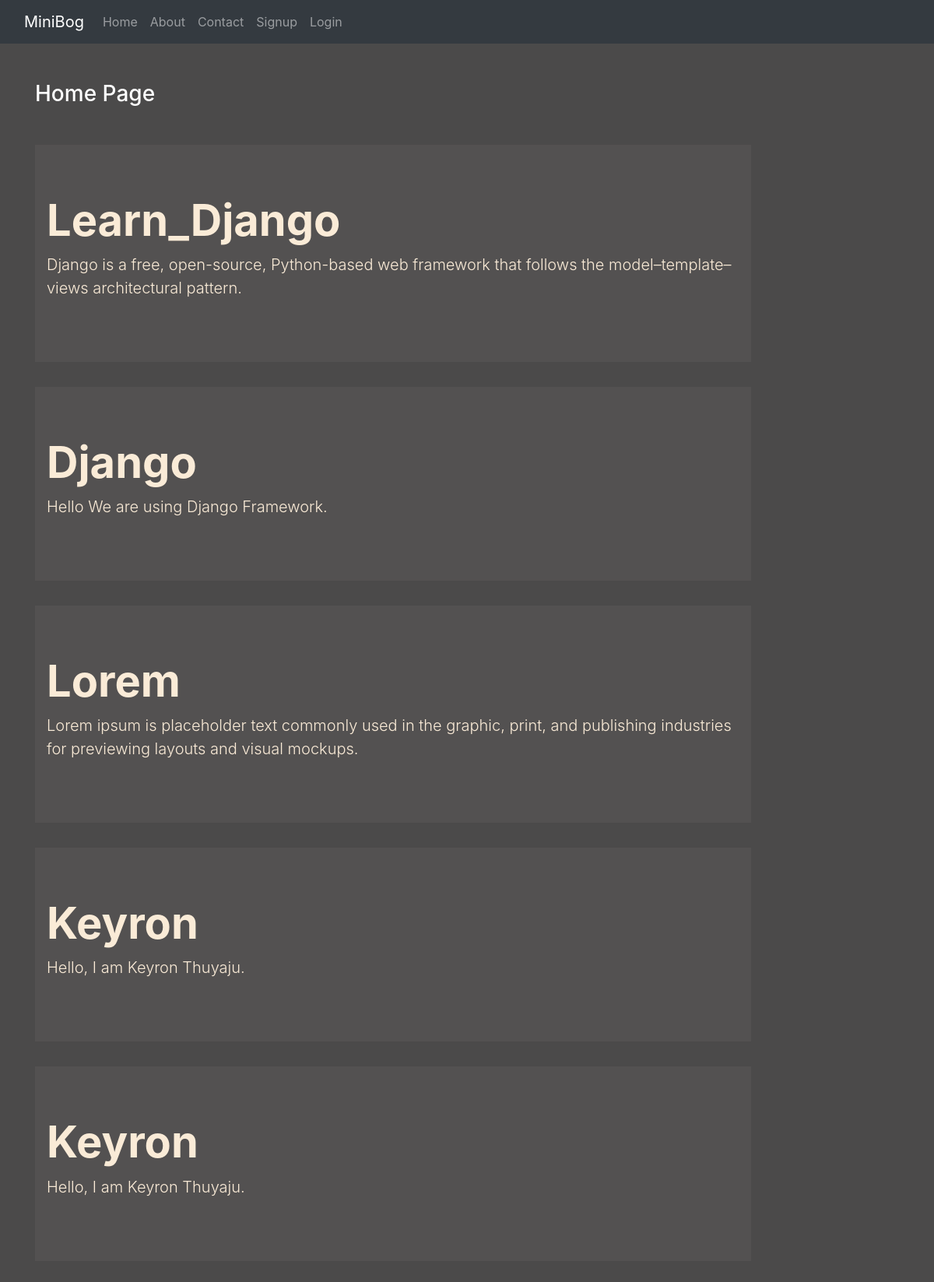
The page / on the database its author committed.
### blog/models.py (models this page shows)
class Post(models.Model):
    title = models.CharField(max_length=150)
    desc = models.TextField()

### blog/views.py (the view)
# urls.py: 2. Add a URL to urlpatterns:  path('', views.home, name='home')
def home(request):
    posts=Post.objects.all()
    return render(request, 'blog/home.html',{'posts':posts})

### blog/templates/blog/home.html
{% extends 'blog/base.html' %}
{% load static %}
{% block content %}
<div class="col-sm-10">
    <h3 class="text-white my-5">Home Page</h3>
    {% for post in posts %}
    <div class="jumbotron jumbotron-fluid jumbo-color">
      <div class="container">
        <h1 class="display-4 font-weight-bold">{{post.title}}</h1>
        <p class="lead">{{post.desc}}</p>
      </div>
    </div>
    {% endfor %}
</div>
{% endblock content %}

### blog/static/blog/css/style.css (style rules this page uses)
body { background-color: rgb(75, 74, 74); color: antiquewhite; }
.jumbo-color { background-color: rgb(83,81, 81); }

### rows shown on the page
Post: title "Learn_Django", desc "Django is a free, open-source, Python-based web framework that follows the model–template–views architectural pattern."
Post: title "Django", desc "Hello We are using Django Framework."
Post: title "Lorem", desc "Lorem ipsum is placeholder text commonly used in the graphic, print, and publishing industries for previewing layouts and visual mockups."
Post: title "Keyron", desc "Hello, I am Keyron Thuyaju."
Post: title "Keyron", desc "Hello, I am Keyron Thuyaju."
